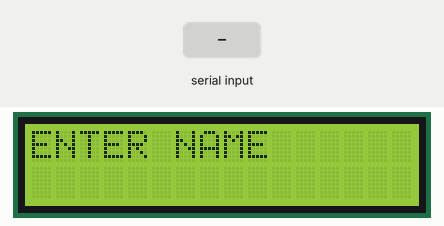
Bench run of a sketch on a simulated Arduino Uno, built with avr-gcc and run on an emulated ATmega328P. Shown: 16×2 character LCD. The inputs (shaded band) are chosen by the test bench.

Above: at 1.2 s.
1.3 s: "1" received over Serial
At 3.2 s:
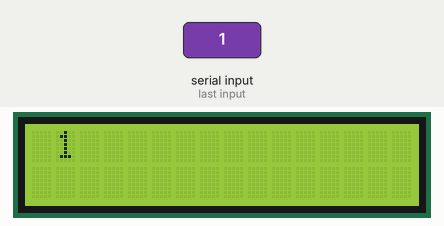
3.8 s: "0" received over Serial
At 5.1 s:
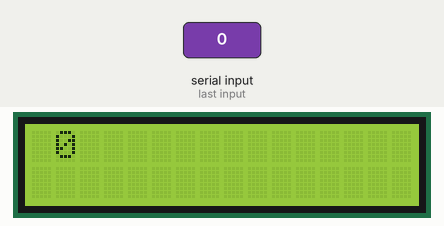
6.3 s: "2" received over Serial
At 8.2 s:
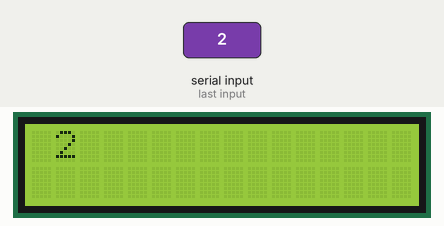
Timing chart, 0 to 9.7 s (numbered marks = the images above; inputs shaded):
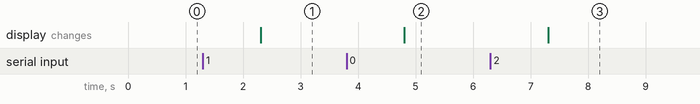

The sketch:

lcd-scroll.ino
```cpp
#include <LiquidCrystal.h>

const int rs=12, en=11, D4=5, D5=4, D6=3, D7=2;
LiquidCrystal lcd(rs, en, D4, D5, D6, D7);

String NAME;
int dt=100;

void setup()
{
  lcd.begin(16,2);
  Serial.begin(9600);
  lcd.print("ENTER NAME");
}

void loop()
{
  while(Serial.available()==0)
{
}
  NAME=Serial.readString();

  lcd.clear();
  lcd.print(NAME);
  lcd.scrollDisplayRight();
  delay(dt);
  }
```

Measured:
- after the input at 1.3 s, the display: changes after 1.0 s (image 1)
- after the input at 3.8 s, the display: changes after 1.0 s (image 2)
- after the input at 6.3 s, the display: changes after 1.0 s (image 3)
